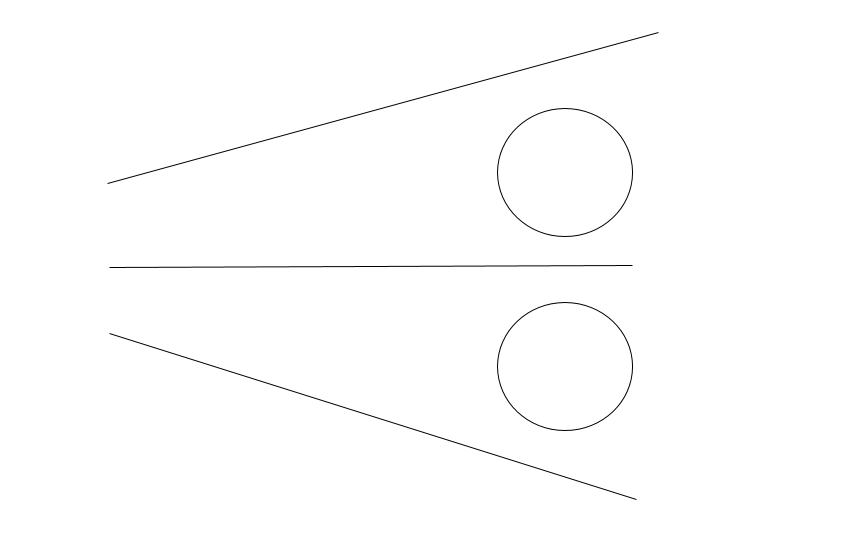
#> input picture 2022_图像算法基础教程(更新中)/day07/img/line.png, 866 x 551 px
$ jupyter execute --allow-errors day07.ipynb   (shell and % lines are left out)   (older library calls are emulated)
#> lines starting #> are read from the running program, lines starting #| are printed output that depends on the picture; after the words box and inside, x2 and y2 are one past the last pixel; in counts of white or black regions, pixels touching at a corner belong together
#> further down, ori_img is the input picture: shape (551, 866, 3); min 0, max 255, mean 253.7
### 2022_图像算法基础教程(更新中)/utils/imgload.py
#!usr/bin/python


import cv2
import numpy as np
from PIL import Image
from mpl_toolkits.mplot3d import axes3d
from urllib import request
import warnings


def cv2pil(cv2_img):
    """ cv2 img to pil img"""
    img = cv2_img
    if len(cv2_img.shape) == 2:
        img = Image.fromarray(cv2_img)

    elif len(cv2_img.shape) == 3:
        img = Image.fromarray(cv2_img[:,:,::-1])
    else:
        print("格式有问题")
    del cv2_img
    return img


def pil2cv(pil_img):
    return cv2.cvtColor(np.asarray(pil_img),cv2.COLOR_RGB2BGR)


def url2img(url_path):
    resp = request.urlopen(url_path)
    image = np.asarray(bytearray(resp.read()), dtype="uint8")
    img = cv2.imdecode(image, 1)
    del image, resp, url_path

    return img

### 2022_图像算法基础教程(更新中)/day07/day07.ipynb
### 霍夫变化

[cell 1]
import sys
sys.path.append("../utils")
from imgload import *
import cv2
import matplotlib
import matplotlib.pyplot as plt
import numpy as np
import os
import math

plt.rcParams['font.sans-serif'] = ['SimHei']
plt.rcParams['axes.unicode_minus'] = False

#### 直线 圆检测

[cell 2]
def simple_hough(cv2_img, dLine=True):
#> called with dLine = True
    zero_img = np.zeros((cv2_img.shape[0], cv2_img.shape[1],3), np.uint8)
    gray = cv2.cvtColor(cv2_img, cv2.COLOR_BGR2GRAY)
    edges = cv2.Canny(gray, 50, 150, apertureSize = 3)
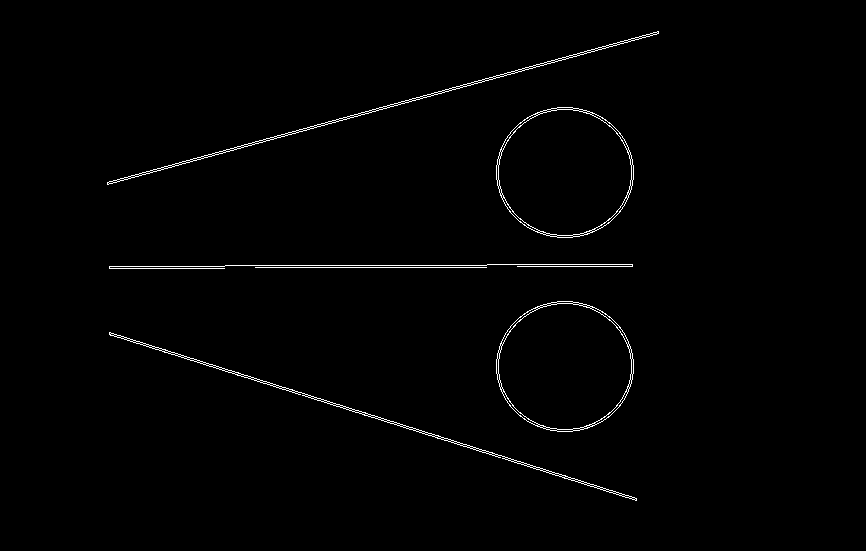
#> edges: shape (551, 866); 1% white in thin lines or dots, all inside (x1, y1, x2, y2) = (107, 31, 659, 501)

    ###### 直线检测
    minLineLength,maxLineGap = 300, 2000
    hough_outs = cv2.HoughLinesP(edges,1 , np.pi/180, 100, minLineLength= minLineLength, ### 直线检测
                            maxLineGap= maxLineGap)
#> hough_outs = [[109, 181, 656, 34], [225, 265, 632, 265], [285, 387, 635, 500], [109, 267, 486, 267], [226, 149, 658, 33], [110, 332, 482, 452], [109, 266, 632, 266], [107, 182, 521, 71], [136, 343, 565, 475], [107, 183, 408, 102], [237, 375, 634, 497]]
    zero_img1 = zero_img.copy()
    for line in hough_outs:
        x1,y1,x2,y2 = line[0]
        cv2.line(zero_img1,(x1,y1),(x2,y2),(0,255,255), 4)
#> this loop made 11 passes

    #### 圆检测
    zero_img2 = zero_img.copy()
    hough_outs = cv2.HoughCircles(edges, cv2.HOUGH_GRADIENT,1, 100, param1=50, param2=30,
                                  minRadius=20, maxRadius=0) ### 检测圆
#> hough_outs = [[566.5, 171.5, 67], [566.5, 365.5, 67]]
    for i in hough_outs[0,:]:
        cx = int(i[0])
        cy = int(i[1])
        r = int(i[2])
        cv2.circle(zero_img2,(cx, cy), r, (0,255,255), 8 )
#> this loop made 2 passes
#> (i, cx, cy, r) on passes 1 to 2: ([566.5, 171.5, 67], 566, 171, 67), ([566.5, 365.5, 67], 566, 365, 67)

    return zero_img1, zero_img2

ori_img = cv2.imread("img/line.png")
m1, m2 = simple_hough(ori_img)
plt.figure(figsize=(20, 12))
plt.subplot(1,3,1), plt.imshow(ori_img[:,:,::-1]), plt.title('原始图像'), plt.axis('off')
plt.subplot(1,3,2), plt.imshow(m1[:,:,::-1]), plt.title('直线检测-霍夫变化'), plt.axis('off')
plt.subplot(1,3,3), plt.imshow(m2[:,:,::-1]), plt.title('圆形检测-霍夫变化'), plt.axis('off')

#### 图像纠偏

[cell 3]
ori_img = cv2.imread('img/news1.png')
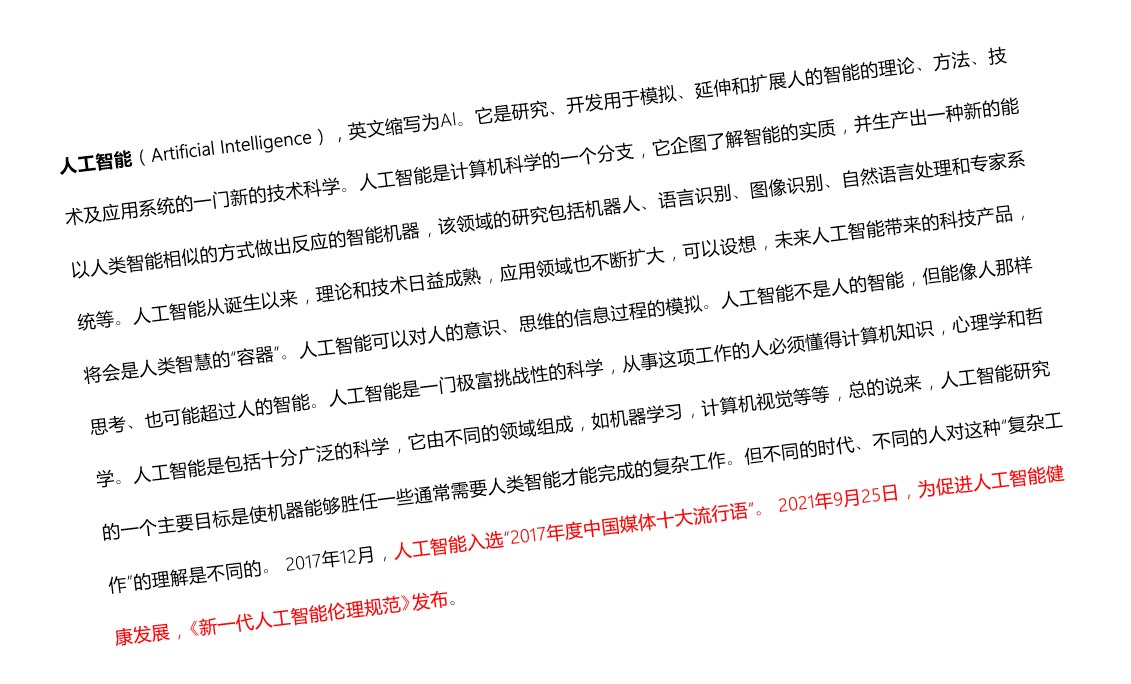
#> input picture 2022_图像算法基础教程(更新中)/day07/img/news1.png, 1131 x 684 px
#> ori_img is the input picture: shape (684, 1131, 3); mean B, G, R 241.1, 241.1, 242.7
gray = cv2.cvtColor(ori_img, cv2.COLOR_BGR2GRAY)
#> gray: shape (684, 1131)
cv2pil(gray)

[cell 4]
ori_img = cv2.imread('img/news1.png')
zero_img = np.zeros((ori_img.shape[0], ori_img.shape[1],3), np.uint8)
gray = cv2.cvtColor(ori_img, cv2.COLOR_BGR2GRAY)
edges = cv2.Canny(gray, 50, 100, apertureSize = 3)
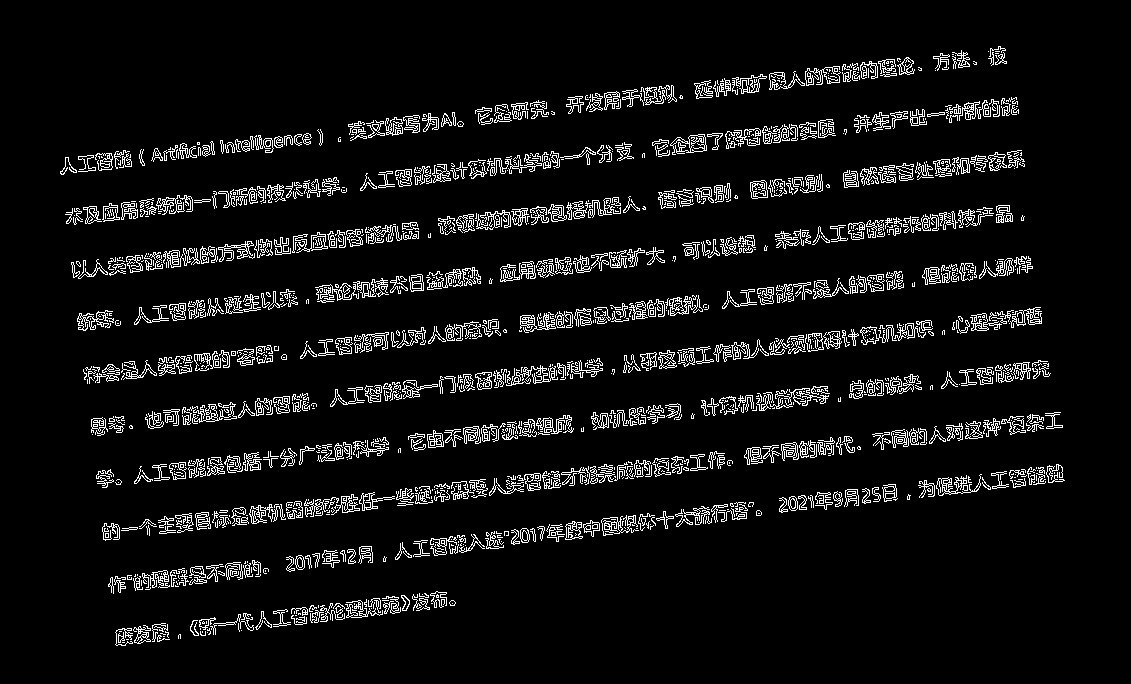
#> edges: shape (684, 1131); 6.7% white in thin lines or dots, all inside (x1, y1, x2, y2) = (60, 46, 1065, 646)
lines = cv2.HoughLines(edges,1 , np.pi/180, 200, 0, 0)
#> lines = 118 rows, first 8: [274, 1.45], [538, 1.45], [284, 1.45], [540, 1.45], [270, 1.47], [280, 1.45], [379, 1.45], [443, 1.45]
h, w = ori_img.shape[:2]
#> h = 684; w = 1131

for line in lines[0]:
    rho, theta = line
    a = np.cos(theta)
    b = np.sin(theta)
    x0 = a*rho
    y0 = b*rho
    x1 = int(x0 + 1000*(-b))
    y1 = int(y0 + 1000*(a))
    x2 = int(x0 - 1000*(-b))
    y2 = int(y0 - 1000*(a))

    t = float(y2-y1)/(x2-x1) ### 斜率
    rotate_angle = math.degrees(math.atan(t)) ### 角度计算
    rotate_angle = np.ceil(rotate_angle)
#> this loop made 1 pass
#> (rho, theta, a, b, x0, y0, x1, y1) on pass 1: (274, 1.45, 0.122, 0.993, 33.39, 272, -959, 393)


text = f"rotate_angle: {-rotate_angle}"
#> text = 'rotate_angle: 6.0'
cv2.putText(ori_img, text, (20,100),  cv2.FONT_HERSHEY_SIMPLEX, 1, (0,0, 255), 2)
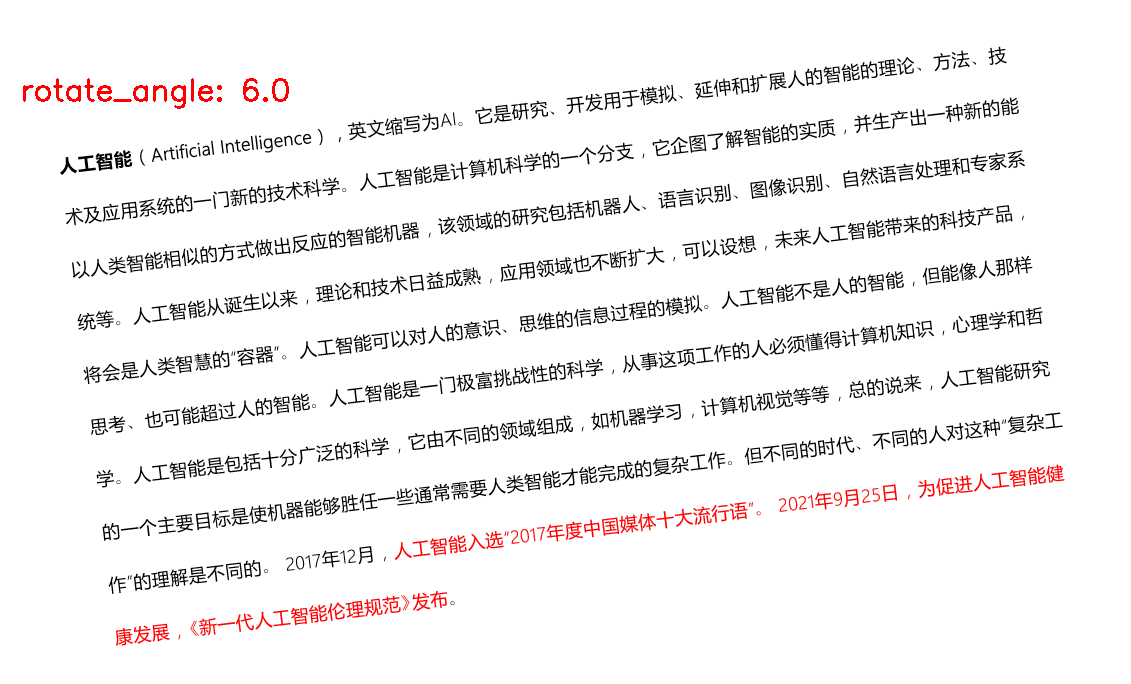
#> ori_img: shape (684, 1131, 3); 0.23% of pixels changed, all inside (x1, y1, x2, y2) = (23, 78, 289, 109)

center = (w // 2, h // 2)
#> center = (565, 342)
M = cv2.getRotationMatrix2D(center, rotate_angle, 1.0)  # 传入中心和角度，得到旋转矩形
#> M = [[0.995, -0.105, 38.84], [0.105, 0.995, -57.19]]
rotated_img = cv2.warpAffine(ori_img, M, (w, h), flags=cv2.INTER_CUBIC, borderMode=cv2.BORDER_REPLICATE)  # 最后要换成原图


# plt.imshow(ori_img[:,:,::-1]),plt.title('原始图像'), plt.axis('off')
# plt.imshow(rotated_img[:,:,::-1]), plt.title('纠偏后的图像'),  plt.axis('off')
cv2pil(rotated_img)

### 水平集分割

[cell 5]
# url_path = 'https://img0.baidu.com/it/u=2285041519,537915980&fm=253&fmt=auto&app=138&f=JPEG?w=759&h=500'
# url_path = 'https://t7.baidu.com/it/u=2084624597,235761712&fm=193&f=GIF'
# ori_img = url2img(url_path)
ori_img = cv2.imread("img/1.jpg")
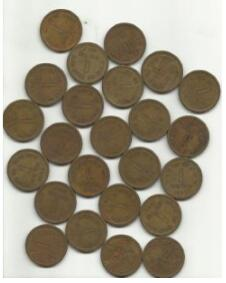
#> input picture 2022_图像算法基础教程(更新中)/day07/img/1.jpg, 226 x 283 px
#> ori_img is the input picture: shape (283, 226, 3); mean B, G, R 136.4, 153.1, 161.4
img = ori_img.copy()

gray = cv2.cvtColor(ori_img,cv2.COLOR_BGR2GRAY)
#> gray: shape (283, 226)
ret, thresh = cv2.threshold(gray,0,255,cv2.THRESH_BINARY_INV+cv2.THRESH_OTSU)
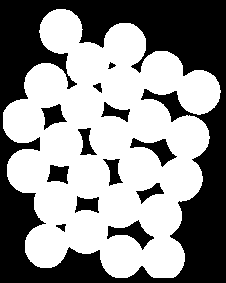
#> thresh: shape (283, 226); 56.3% white; 13 black regions, largest, box (x1, y1, x2, y2) and area: (0, 0, 226, 283) 24917, (107, 220, 154, 250) 527, (130, 138, 177, 167) 492
#> ret = 162

kernel = np.ones((3,3),np.uint8)
opening = cv2.morphologyEx(thresh,cv2.MORPH_OPEN,kernel, iterations = 2)
#> opening: shape (283, 226); 56.2% white; 13 black regions, largest, box (x1, y1, x2, y2) and area: (0, 0, 226, 283) 24936, (107, 220, 154, 250) 527, (130, 138, 177, 167) 492
sure_bg = cv2.dilate(opening,kernel,iterations=1)
#> sure_bg: shape (283, 226); 60.6% white; 16 black regions (3 under 20 px), largest, box (x1, y1, x2, y2) and area: (0, 0, 226, 283) 22749, (143, 90, 192, 120) 412, (109, 222, 152, 247) 367
dist_transform = cv2.distanceTransform(opening,1,5)
ret, sure_fg = cv2.threshold(dist_transform,0.7*dist_transform.max(),255,0)
#> sure_fg: shape (283, 226) float32; 5.9% white; 24 white regions, largest, box (x1, y1, x2, y2) and area: (116, 75, 133, 94) 203, (149, 209, 166, 228) 203, (151, 246, 169, 262) 199
#> ret = 16.8

sure_fg = np.uint8(sure_fg)
unknown = cv2.subtract(sure_bg,sure_fg)

ret, markers1 = cv2.connectedComponents(sure_fg)
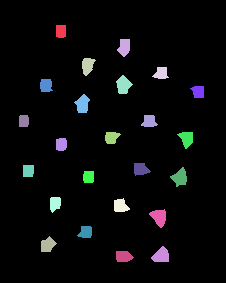
#> markers1: shape (283, 226) int32; 25 distinct labels, from 0 to 24; one colour per label, 0 black
#> ret = 25
markers = markers1+1
#> markers: shape (283, 226) int32; 25 distinct labels, from 1 to 25
markers[unknown==255] = 0
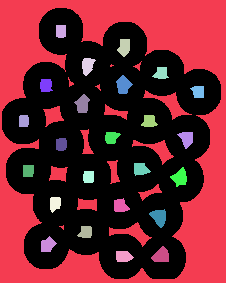
#> markers: shape (283, 226) int32; 26 distinct labels, from 0 to 25; one colour per label, 0 black
markers3 = cv2.watershed(ori_img,markers)
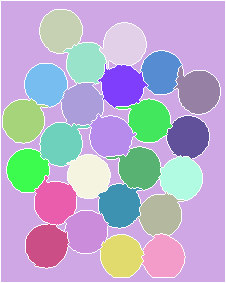
#> markers3: shape (283, 226) int32; 26 distinct labels, from -1 to 25; one colour per label, 0 black, -1 white
ori_img[markers3 == -1] = [255,0,0]
#> ori_img: shape (283, 226, 3); 5.82% of pixels changed, all inside (x1, y1, x2, y2) = (0, 0, 226, 283)


plt.figure(figsize=(20, 12))
plt.subplot(2,3,1), plt.imshow(img[:,:,::-1]),plt.title('原始图像'), plt.axis('off')
plt.subplot(2,3,2), plt.imshow(opening, 'gray'), plt.title('开运算结果'),  plt.axis('off')
plt.subplot(2,3,3), plt.imshow(sure_bg, 'gray'), plt.title('sure_bg图像'),  plt.axis('off')
plt.subplot(2,3,4), plt.imshow(dist_transform, 'gray'), plt.title('dist_transform图像'),  plt.axis('off')
plt.subplot(2,3,5), plt.imshow(sure_fg, 'gray'), plt.title('sure_fg结果'),  plt.axis('off')
plt.subplot(2,3,6), plt.imshow(ori_img, 'gray'), plt.title('ori_img结果'),  plt.axis('off')
#> figure, not shown here; B, G, R data is drawn as R, G, B

[cell 6]
# Harris 角点检测


url_path = 'https://gimg2.baidu.com/image_search/src=http%3A%2F%2Fimg-blog.csdnimg.cn%2F20200115150919602.png%3Fx-oss-process%3Dimage%2Fwatermark%2Ctype_ZmFuZ3poZW5naGVpdGk%2Cshadow_10%2Ctext_aHR0cHM6Ly9ibG9nLmNzZG4ubmV0L1Rob21zb242MTc%3D%2Csize_16%2Ccolor_FFFFFF%2Ct_70&refer=http%3A%2F%2Fimg-blog.csdnimg.cn&app=2002&size=f9999,10000&q=a80&n=0&g=0n&fmt=auto?sec=1656512427&t=450ddc0cbe9457767eb52a62917aecab'
url_path = 'https://img2.baidu.com/it/u=2117250686,938423086&fm=253&fmt=auto&app=138&f=JPEG?w=640&h=480'
url_path = 'https://img1.baidu.com/it/u=2600488454,286252947&fm=253&fmt=auto&app=138&f=PNG?w=500&h=500'
# url_path = 'https://img2.baidu.com/it/u=2460064385,3979315867&fm=253&fmt=auto&app=138&f=JPEG?w=500&h=417'
#> (the rest of this cell did not finish here and is left out)

[cell 7]
url_path = 'https://img1.baidu.com/it/u=2600488454,286252947&fm=253&fmt=auto&app=138&f=PNG?w=500&h=500'
#> (the rest of this cell did not finish here and is left out)

[cell 8]
url_path = 'https://img1.baidu.com/it/u=2600488454,286252947&fm=253&fmt=auto&app=138&f=PNG?w=500&h=500'
#> (the rest of this cell did not finish here and is left out)

#### FAST SUB 无法使用需要重新安装opencv

[cell 9]
# [13 lines of commented-out code are left out]

[cell 10]
orb = cv2.ORB()

img1 = cv2.cvtColor(ori_img, cv2.COLOR_BGR2GRAY)
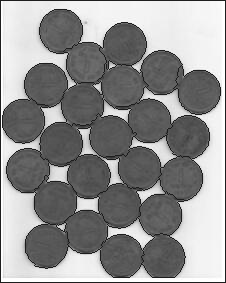
#> img1: shape (283, 226); min 29, max 255, mean 145.7
kp1, des1 = orb.detectAndCompute(img1,None)
#> kp1 = 403 keypoints; strongest (x, y, size): (62, 228, 31), (138, 193, 31), (80, 130, 31), (61, 228, 37.2)
